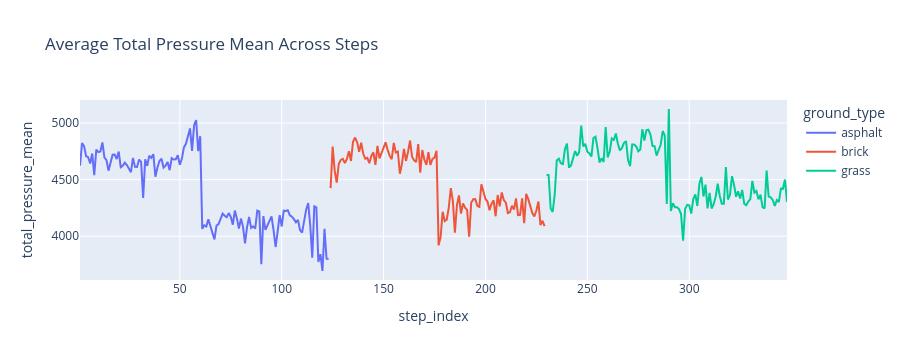

Notebook code for this chart:
### Code cell
avg_by_surface = (
    df.groupby(["ground_type", "step_index"], as_index=False)["total_pressure_mean"]
    .mean()
)

fig = px.line(
    avg_by_surface,
    x="step_index",
    y="total_pressure_mean",
    color="ground_type",
    title="Average Total Pressure Mean Across Steps"
)

fig.show()
